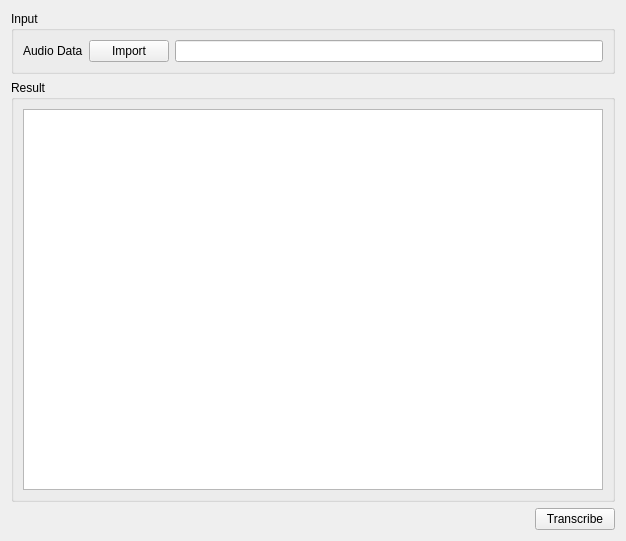
<?xml version="1.0" encoding="UTF-8"?>
<ui version="4.0">
 <class>TranscriptionView</class>
 <widget class="QWidget" name="TranscriptionView">
  <property name="geometry">
   <rect>
    <x>0</x>
    <y>0</y>
    <width>626</width>
    <height>541</height>
   </rect>
  </property>
  <layout class="QGridLayout" name="gridLayout">
   <item row="3" column="1">
    <widget class="QPushButton" name="btnTranscribe">
     <property name="text">
      <string>Transcribe</string>
     </property>
    </widget>
   </item>
   <item row="1" column="0" colspan="2">
    <widget class="QGroupBox" name="groupBox_3">
     <property name="title">
      <string>Result</string>
     </property>
     <layout class="QVBoxLayout" name="verticalLayout">
      <item>
       <widget class="QTextBrowser" name="transcriptionResult">
        <property name="contextMenuPolicy">
         <enum>Qt::PreventContextMenu</enum>
        </property>
        <property name="html">
         <string>&lt;!DOCTYPE HTML PUBLIC &quot;-//W3C//DTD HTML 4.0//EN&quot; &quot;http://www.w3.org/TR/REC-html40/strict.dtd&quot;&gt;
&lt;html&gt;&lt;head&gt;&lt;meta name=&quot;qrichtext&quot; content=&quot;1&quot; /&gt;&lt;style type=&quot;text/css&quot;&gt;
p, li { white-space: pre-wrap; }
&lt;/style&gt;&lt;/head&gt;&lt;body style=&quot; font-family:'Ubuntu'; font-size:11pt; font-weight:400; font-style:normal;&quot;&gt;
&lt;p style=&quot;-qt-paragraph-type:empty; margin-top:0px; margin-bottom:0px; margin-left:0px; margin-right:0px; -qt-block-indent:0; text-indent:0px;&quot;&gt;&lt;br /&gt;&lt;/p&gt;&lt;/body&gt;&lt;/html&gt;</string>
        </property>
       </widget>
      </item>
     </layout>
    </widget>
   </item>
   <item row="3" column="0">
    <spacer name="horizontalSpacer">
     <property name="orientation">
      <enum>Qt::Horizontal</enum>
     </property>
     <property name="sizeHint" stdset="0">
      <size>
       <width>40</width>
       <height>20</height>
      </size>
     </property>
    </spacer>
   </item>
   <item row="0" column="0" colspan="2">
    <widget class="QGroupBox" name="groupBox">
     <property name="title">
      <string>Input</string>
     </property>
     <layout class="QGridLayout" name="gridLayout_2">
      <item row="0" column="2">
       <widget class="QLineEdit" name="audioDataPath"/>
      </item>
      <item row="0" column="1">
       <widget class="QPushButton" name="btnImportAudio">
        <property name="text">
         <string>Import</string>
        </property>
       </widget>
      </item>
      <item row="0" column="0">
       <widget class="QLabel" name="label">
        <property name="sizePolicy">
         <sizepolicy hsizetype="Minimum" vsizetype="Preferred">
          <horstretch>0</horstretch>
          <verstretch>0</verstretch>
         </sizepolicy>
        </property>
        <property name="text">
         <string>Audio Data</string>
        </property>
       </widget>
      </item>
     </layout>
    </widget>
   </item>
  </layout>
 </widget>
 <resources/>
 <connections/>
</ui>
